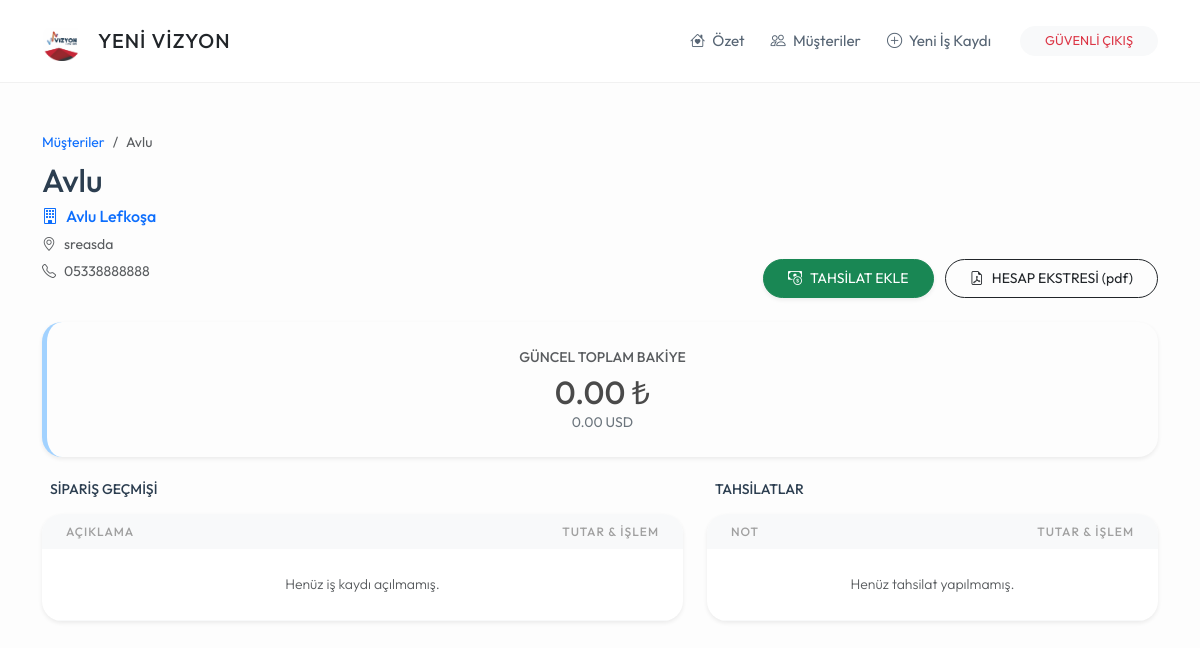
The app's page /musteri/1 (signed in), older data.
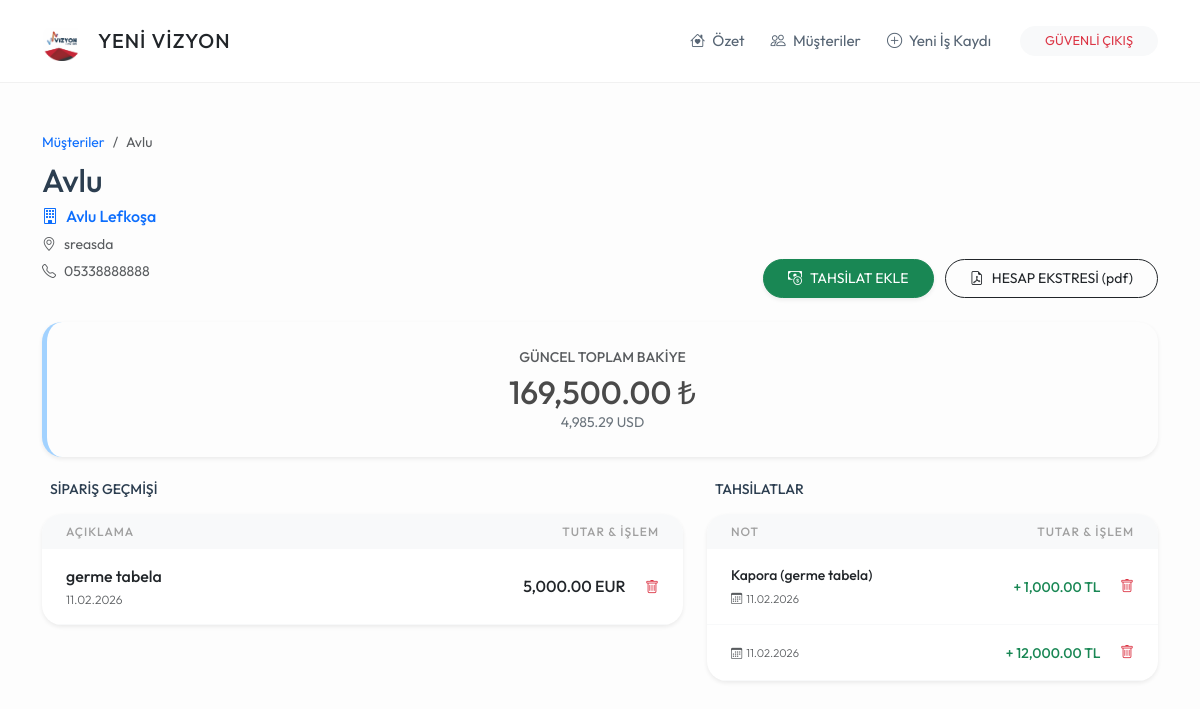
The same page, newer data.
### app.py (models this page shows)
class Musteri(db.Model):
    id = db.Column(db.Integer, primary_key=True)
    ad_soyad = db.Column(db.String(100), nullable=False)
    telefon = db.Column(db.String(20))
    isyeri_adi = db.Column(db.String(200))
    isyeri_adresi = db.Column(db.Text)
    durum = db.Column(db.String(20), default='Aktif')
    isler = db.relationship('IsKaydi', backref='sahibi', lazy=True)
    odemeler = db.relationship('Odeme', backref='musteri', lazy=True)

class IsKaydi(db.Model):
    id = db.Column(db.Integer, primary_key=True)
    is_tanimi = db.Column(db.String(200), nullable=False)
    toplam_bedel = db.Column(db.Float, nullable=False, default=0.0)
    para_birimi = db.Column(db.String(5), default='TL')
    teslim_tarihi = db.Column(db.String(20))
    kayit_tarihi = db.Column(db.DateTime, default=datetime.now)
    musteri_id = db.Column(db.Integer, db.ForeignKey('musteri.id'), nullable=False)

class Odeme(db.Model):
    id = db.Column(db.Integer, primary_key=True)
    tutar = db.Column(db.Float, nullable=False)
    birim = db.Column(db.String(5), default='TL')
    aciklama = db.Column(db.String(200))
    kur_degeri = db.Column(db.Float, default=1.0)
    odeme_tarihi = db.Column(db.DateTime, default=datetime.now)
    musteri_id = db.Column(db.Integer, db.ForeignKey('musteri.id'), nullable=False)

### app.py (the view)
@app.route('/musteri/<int:id>')
def musteri_detay(id):
    if 'logged_in' not in session: return redirect(url_for('index'))
    musteri = Musteri.query.get_or_404(id)
    toplam_borc_tl = 0
    toplam_odenen_tl = 0
    for i in musteri.isler:
        toplam_borc_tl += (i.toplam_bedel * GUNCEL_KURLAR.get(i.para_birimi, 1.0))
    for o in musteri.odemeler:
        toplam_odenen_tl += (o.tutar * o.kur_degeri)
    net_tl = round(toplam_borc_tl - toplam_odenen_tl, 2)
    net_usd = round(net_tl / GUNCEL_KURLAR.get('USD', 1.0), 2)
    return render_template('musteri_detay.html',
                           musteri=musteri,
                           toplam_tl=net_tl,
                           toplam_usd=net_usd,
                           kurlar=GUNCEL_KURLAR)

### templates/musteri_detay.html (shortened to what this page needs)
{% extends "base.html" %}
{% block content %}
<div class="row g-4 mb-4">
    <div class="col-md-7">
        <nav aria-label="breadcrumb">
            <ol class="breadcrumb mb-2">
                <li class="breadcrumb-item small"><a href="/musteriler" class="text-decoration-none">Müşteriler</a></li>
                <li class="breadcrumb-item small active">{{ musteri.ad_soyad }}</li>
            </ol>
        </nav>
        <h2 class="mb-1 fw-bold">{{ musteri.ad_soyad }}</h2>
        {% if musteri.isyeri_adi %}
        <p class="text-primary fw-medium mb-1"><i class="bi bi-building me-2"></i>{{ musteri.isyeri_adi }}</p>
        {% endif %}
        {% if musteri.isyeri_adresi %}
        <p class="text-muted small mb-0"><i class="bi bi-geo-alt me-2"></i>{{ musteri.isyeri_adresi }}</p>
        {% endif %}
        <p class="text-muted small mt-1"><i class="bi bi-telephone me-2"></i>{{ musteri.telefon or '-' }}</p>
    </div>
    <div class="col-md-5 text-md-end align-self-end mt-3 mt-md-0">
        <button class="btn btn-success btn-sm rounded-pill px-4 py-2 me-2 shadow-sm" data-bs-toggle="modal" data-bs-target="#odemeEkleModal">
            <i class="bi bi-cash-coin me-2"></i>TAHSİLAT EKLE
        </button>
        <a href="/pdf_indir/{{ musteri.id }}" class="btn btn-outline-dark btn-sm rounded-pill px-4 py-2">
            <i class="bi bi-file-earmark-pdf me-2"></i>HESAP EKSTRESİ (pdf)
        </a>
    </div>
</div>
<div class="row g-4">
    <div class="col-12">
        <div class="card card-custom text-center border-0 shadow-sm" style="background: #fdfdfd; border-left: 5px solid #a2d2ff !important;">
            <div class="text-uppercase small fw-medium text-muted mb-1">GÜNCEL TOPLAM BAKİYE</div>
            <div class="h2 mb-0" style="color: #4a4a4a;">{{ "{:,.2f}".format(toplam_tl) }} ₺</div>
            <div class="small text-secondary">{{ "{:,.2f}".format(toplam_usd) }} USD</div>
        </div>
    </div>
    <div class="col-lg-7">
        <div class="d-flex justify-content-between align-items-center mb-3 px-2">
            <h5 class="mb-0 small fw-bold text-uppercase">Sipariş Geçmişi</h5>
        </div>
        <div class="card card-custom p-0 overflow-hidden border-0 shadow-sm">
            <table class="table table-hover align-middle mb-0">
                <thead>
                    <tr class="bg-light">
                        <th class="ps-4">Açıklama</th>
                        <th class="text-end pe-4">Tutar & İşlem</th>
                    </tr>
                </thead>
                <tbody>
                    {% for is in musteri.isler %}
                    <tr>
                        <td class="ps-4">
                            <div class="fw-medium text-dark">{{ is.is_tanimi }}</div>
                            <div style="font-size: 0.75rem;" class="text-muted">{{ is.kayit_tarihi.strftime('%d.%m.%Y') }}</div>
                        </td>
                        <td class="text-end pe-4">
                            <span class="fw-medium me-3">{{ "{:,.2f}".format(is.toplam_bedel) }} {{ is.para_birimi }}</span>
                            <a href="/is_sil/{{ is.id }}" onclick="return confirm('Bu iş kaydını silmek istediğinize emin misiniz? Bakiyeden düşülecektir.');" class="text-danger small"><i class="bi bi-trash"></i></a>
                        </td>
                    </tr>
                    {% endfor %}
                    {% if not musteri.isler %}
                    <tr><td colspan="2" class="text-center py-4 text-muted small">Henüz iş kaydı açılmamış.</td></tr>
                    {% endif %}
                </tbody>
            </table>
        </div>
    </div>
    <div class="col-lg-5">
        <div class="d-flex justify-content-between align-items-center mb-3 px-2">
            <h5 class="mb-0 small fw-bold text-uppercase">Tahsilatlar</h5>
        </div>
        <div class="card card-custom p-0 overflow-hidden border-0 shadow-sm">
            <table class="table table-hover align-middle mb-0">
                <thead>
                    <tr class="bg-light">
                        <th class="ps-4">Not</th>
                        <th class="text-end pe-4">Tutar & İşlem</th>
                    </tr>
                </thead>
                <tbody>
                    {% for o in musteri.odemeler %}
                    <tr>
                        <td class="ps-4">
                            <div class="fw-medium text-dark small">{{ o.aciklama }}</div>
                            <div style="font-size: 0.7rem;" class="text-muted mt-1">
                                <i class="bi bi-calendar3 me-1"></i>{{ o.odeme_tarihi.strftime('%d.%m.%Y') }}
                            </div>
                        </td>
                        <td class="text-end pe-4">
                            <span class="text-success small fw-medium me-3">+ {{ "{:,.2f}".format(o.tutar) }} {{ o.birim }}</span>
                            <a href="/odeme_sil/{{ o.id }}" onclick="return confirm('Bu tahsilat kaydını silmek istediğinize emin misiniz? Bakiye artacaktır.');" class="text-danger small"><i class="bi bi-trash"></i></a>
                        </td>
                    </tr>
                    {% endfor %}
                    {% if not musteri.odemeler %}
                    <tr><td colspan="2" class="text-center py-4 text-muted small">Henüz tahsilat yapılmamış.</td></tr>
                    {% endif %}
                </tbody>
            </table>
        </div>
    </div>
</div>
{% endblock %}

### templates/base.html (shortened to what this page needs)
<!DOCTYPE html>
<html lang="tr">
<head>
    <link href="https://cdn.jsdelivr.net/npm/bootstrap@5.3.0/dist/css/bootstrap.min.css" rel="stylesheet">
    <link rel="stylesheet" href="https://cdn.jsdelivr.net/npm/bootstrap-icons@1.11.0/font/bootstrap-icons.css">
</head>
<body>
<nav class="navbar navbar-expand-lg navbar-yvr sticky-top">
    <div class="container">
        <a class="navbar-brand d-flex align-items-center" href="/">
            <img src="/static/logo.png" alt="YVR Logo" onerror="this.src='https://via.placeholder.com/40x40?text=YVR'">
            <span class="ms-3 fw-bold text-dark" style="letter-spacing: 1px;">YENİ VİZYON</span>
        </a>
        <div class="collapse navbar-collapse" id="navbarNav">
            <ul class="navbar-nav ms-auto align-items-center">
                <li class="nav-item"><a class="nav-link" href="/"><i class="bi bi-house-heart me-1"></i> Özet</a></li>
                <li class="nav-item"><a class="nav-link" href="/musteriler"><i class="bi bi-people me-1"></i> Müşteriler</a></li>
                <li class="nav-item"><a class="nav-link" href="/is_ekle"><i class="bi bi-plus-circle me-1"></i> Yeni İş Kaydı</a></li>
                <li class="nav-item ms-lg-3"><a class="btn btn-light btn-sm px-4 rounded-pill text-danger" href="/logout" style="font-size: 0.8rem;">GÜVENLİ ÇIKIŞ</a></li>
            </ul>
        </div>
    </div>
</nav>
<div class="container py-5">
    {% block content %}{% endblock %}
</div>
</body>
</html>

### templates/base.html (style rules this page uses)
:root { --yvr-bg: #fdfdfd; --yvr-card-bg: #ffffff; --yvr-primary: #a2d2ff; --yvr-secondary: #bde0fe; --yvr-accent: #ffafcc; --yvr-text: #576574; --yvr-text-dark: #2c3e50; }
body { background-color: var(--yvr-bg); font-family: 'Outfit', sans-serif; color: var(--yvr-text); font-weight: 400; line-height: 1.6; }
h1, h2, h3, h4, h5, .fw-bold { font-weight: 500 !important; color: var(--yvr-text-dark); }
.navbar-yvr { background-color: white; border-bottom: 1px solid #f1f1f1; padding: 1rem 0; }
.navbar-brand img { height: 40px; width: auto; filter: grayscale(20%); }
.nav-link { color: var(--yvr-text) !important; font-size: 0.95rem; margin: 0 5px; transition: all 0.3s; }
.card-custom { background: var(--yvr-card-bg); border-radius: 20px; border: none; box-shadow: 0 10px 30px rgba(0,0,0,0.02); padding: 1.5rem; }
.table { --bs-table-bg: transparent; }
.table thead th { font-weight: 500; text-transform: uppercase; font-size: 0.75rem; letter-spacing: 1px; color: #a0a0a0; border: none; }
.table td { border-bottom: 1px solid #f8f9fa; padding: 15px 10px; font-weight: 300; }

Row changes from the older to the newer data that the page shows:
added IsKaydi: is_tanimi "germe tabela", kayit_tarihi "11.02.2026", toplam_bedel "5,000.00", para_birimi "EUR"
added Odeme: aciklama "Kapora (germe tabela)", odeme_tarihi "11.02.2026", tutar "1,000.00", birim "TL"
added Odeme: odeme_tarihi "11.02.2026", tutar "12,000.00", birim "TL"
Text that changed along with them:
{{ "{:,.2f}".format(toplam_tl) }}: "0.00" → "169,500.00"
{{ "{:,.2f}".format(toplam_usd) }}: "0.00" → "4,985.29"
text no longer shown: "Henüz iş kaydı açılmamış. Henüz tahsilat yapılmamış."
